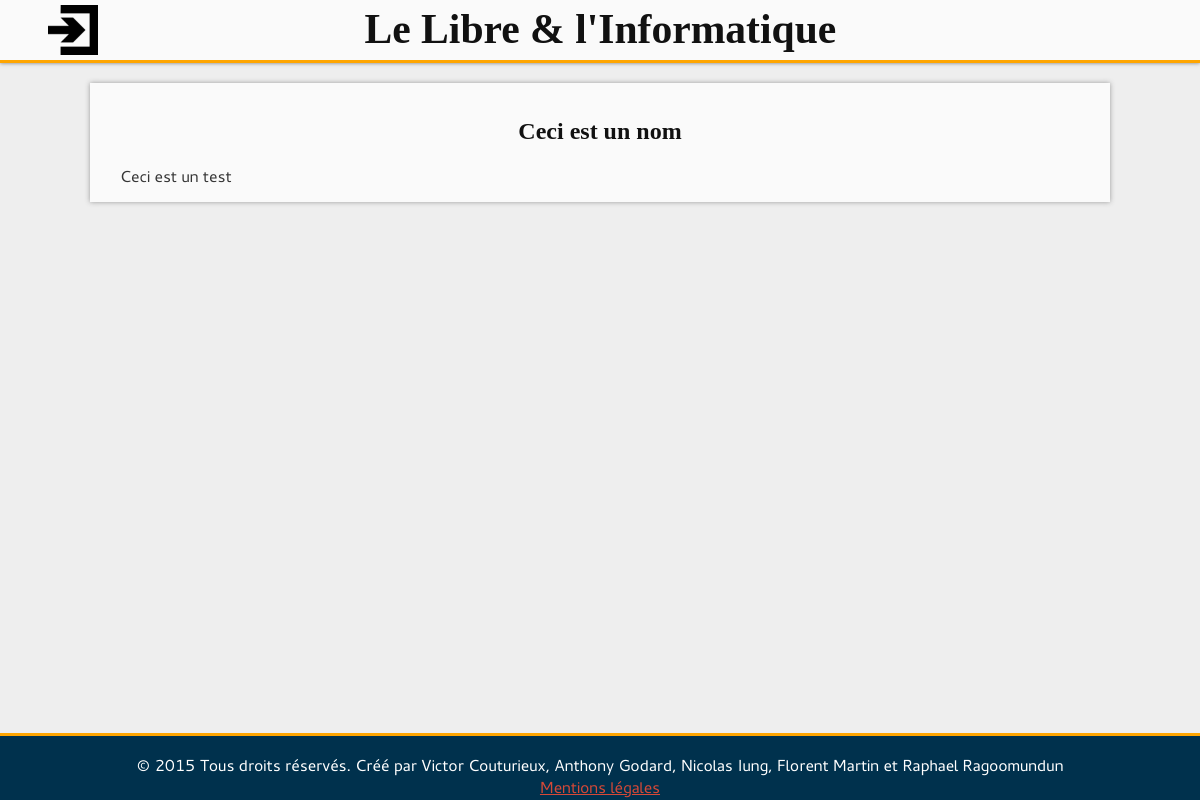
The page /article/?id=1 on the database as committed earlier.
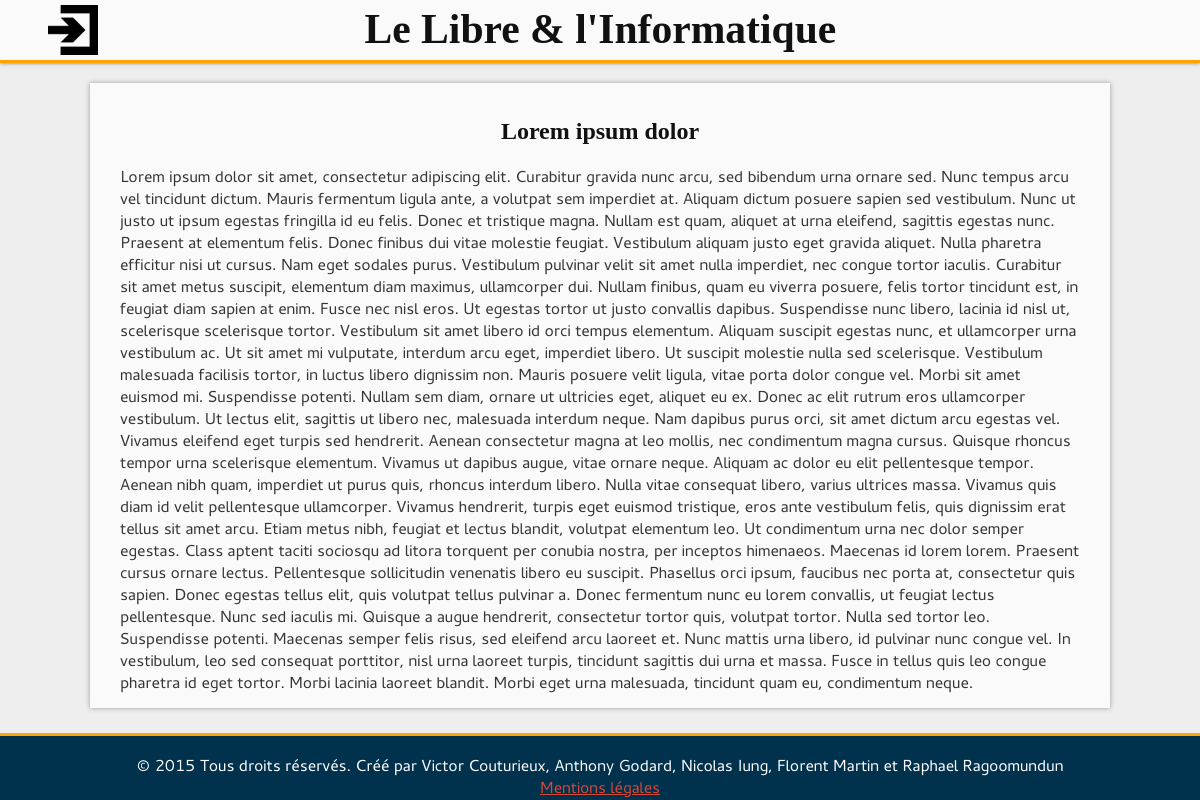
The same page on the database as committed later.
### tables this page shows
CREATE TABLE `Article` (
  `id_Article` int(10) unsigned NOT NULL AUTO_INCREMENT,
  `contenu_Article` text NOT NULL,
  `date_parution_Article` timestamp NOT NULL DEFAULT CURRENT_TIMESTAMP,
  `nom_Article` varchar(255) NOT NULL,
  `Categorie_Article` int(10) unsigned NOT NULL,
  `last_modification_Article` int(10) unsigned NOT NULL,
  `Auteur_Article` int(10) unsigned NOT NULL,
  PRIMARY KEY (`id_Article`,`Categorie_Article`,`last_modification_Article`,`Auteur_Article`),
  KEY `article-categorie-link` (`Categorie_Article`),
  KEY `article-modification-link` (`last_modification_Article`),
  KEY `article-to-author-link` (`Auteur_Article`),
  CONSTRAINT `article-categorie-link` FOREIGN KEY (`Categorie_Article`) REFERENCES `Categorie` (`id_Categorie`),
  CONSTRAINT `article-modification-link` FOREIGN KEY (`last_modification_Article`) REFERENCES `Modification` (`id_Modification`),
  CONSTRAINT `article-to-author-link` FOREIGN KEY (`Auteur_Article`) REFERENCES `Utilisateur` (`id_Utilisateur`)
);

### include/functions.php (called while the page is built, shortened)
<?php
	function connectDB()
	{
		include("config.php");
		$link = new PDO('mysql:host='.$config['mysql']['host'].';port='.$config['mysql']['port'].';dbname='.$config['mysql']['db'].';charset=UTF8;',$config['mysql']['user'],$config['mysql']['password'], array(PDO::ATTR_PERSISTENT=>true));
		return $link;
	}
	function queryDB($req)
	{
		$link = connectDB();
		$que = $link->query($req) or die($req);
		$ret = $que->fetchAll();
		return $ret;
	}

### include/createTicket.php (called while the page is built, shortened)
<?php
    include_once 'functions.php';
    function getArticleCT($id_article)
    {
        $req = 'SELECT contenu_Article
                FROM Article
                WHERE id_Article = "'.$id_article.'"';
        return queryDB($req)[0]['contenu_Article'];
    }
    function getArticleTitle($id_article)
    {
        $req = 'SELECT nom_Article
                FROM Article
                WHERE id_Article = "'.$id_article.'"';
        return queryDB($req)[0]['nom_Article'];
    }
	function getArticle($id_article)
	{
		$req = 'SELECT nom_article, contenu_article
				FROM Article
				WHERE id_Article = "' . $id_article . '"';
		return queryDB($req);
	}

### article/index.php (the view, shortened to what this page needs)
<?php
include_once('../include/createTicket.php');
function displayArticle($DoOutput)
{
	if(isset($_GET['id']))
	{
		$title = getArticleTitle(htmlentities($_GET['id']));
		$content = getArticleCT(htmlentities($_GET['id']));
		$article = getArticle(htmlentities($_GET['id']));
		if($article)
		{
			if($DoOutput)
			{
            	echo '<h1>' . $title . '</h1>';
            	echo html_entity_decode($content);
			}
		}
		else
		{
			http_response_code(404);
			if($DoOutput) echo '<p>Erreur 404 : Le contenu demandé n\'a pas été trouvé.</p>';
		}
	}
	else
	{
		http_response_code(404);
		if($DoOutput) echo '<p>Aucun contenu n\'a été démandé.</p>';
	}
}
?>
<!DOCTYPE html>
<html lang="fr">
	<head>
		<link rel="stylesheet" href="../style/base.css">
		<link rel="stylesheet" href="../style/article.css">
		<link rel="stylesheet" href="../style/input.css">
	</head>
	<body>
		<div id="container">
			<?php require('../include/head.php'); ?>
			<div id="main">
				<section>
				<?php displayArticle(true); ?>
				</section>
			</div>
		<?php
		require('../include/foot.php');
		?>
		</div>
	</body>
</html>

Rows that differ between the two databases and show on the page:
changed article: nom_Article "Ceci est un nom" → "Lorem ipsum dolor"; contenu_Article "Ceci est un test" → "Lorem ipsum dolor sit amet, consectetur adipiscing elit. Curabitur gravida nunc arcu, sed bibendum urna ornare sed. Nunc tempus arcu vel tincidunt dictum. Mauris fermentum ligula ante, a volutpat sem imperdiet at. Aliquam dictum posuere sapien sed vestibulum. Nunc ut justo ut ipsum egestas fringilla id eu felis. Donec et tristique magna. Nullam est quam, aliquet at urna eleifend, sagittis egestas nunc. Praesent at elementum felis. Donec finibus dui vitae molestie feugiat. Vestibulum aliquam justo eget gravida aliquet. Nulla pharetra efficitur nisi ut cursus. Nam eget sodales purus. Vestibulum pulvinar velit sit amet nulla imperdiet, nec congue tortor iaculis. Curabitur sit amet metus…"
